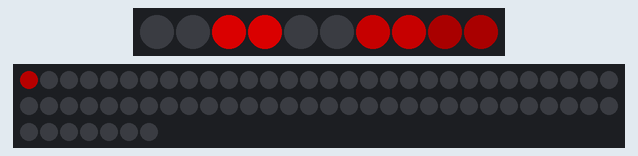
This sketch was run on a simulated Arduino Uno, built with avr-gcc and run on an emulated ATmega328P. Parts: 10 RGB LEDs in strip order, left to right, 67 RGB LEDs in strip order, left to right, continuing on the next row. Dim RGB values are drawn brighter than linear; the strip is taken to match the declared colour order.

Above: at 0.16 s.
At 4.78 s:
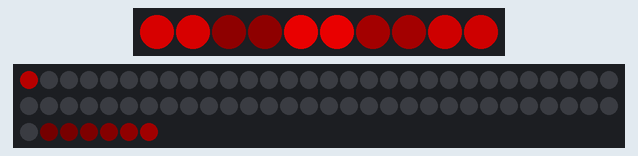
At 10.03 s:
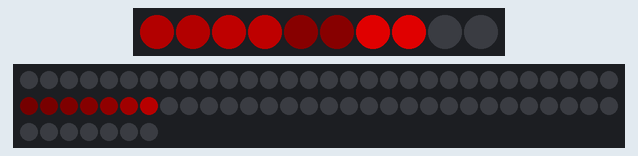
At 19.9 s:
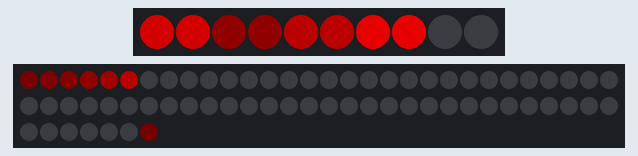
At 29.78 s:
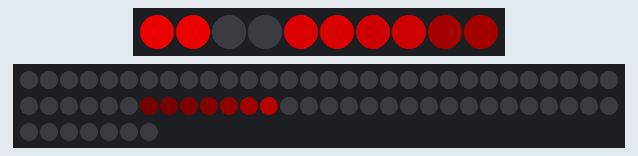
At 39.67 s:
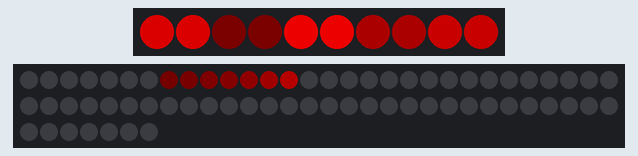

The sketch:

Eyes.ino
```cpp
#include <Adafruit_NeoPixel.h>

#define PIN 6
#define STRIPPIN 7
#define LEDCOUNT 10

const int FADE_LENGTH = 8;
const int FADE_SCALE  = 128;
const int PIXEL_COUNT = 67;

// Parameter 1 = number of pixels in strip
// Parameter 2 = Arduino pin number (most are valid)
// Parameter 3 = pixel type flags, add together as needed:
//   NEO_KHZ800  800 KHz bitstream (most NeoPixel products w/WS2812 LEDs)
//   NEO_KHZ400  400 KHz (classic 'v1' (not v2) FLORA pixels, WS2811 drivers)
//   NEO_GRB     Pixels are wired for GRB bitstream (most NeoPixel products)
//   NEO_RGB     Pixels are wired for RGB bitstream (v1 FLORA pixels, not v2)
Adafruit_NeoPixel LEDstrip = Adafruit_NeoPixel(LEDCOUNT, PIN, NEO_RGB + NEO_KHZ800);
Adafruit_NeoPixel strip = Adafruit_NeoPixel(PIXEL_COUNT, STRIPPIN, NEO_GRB + NEO_KHZ800);

// IMPORTANT: To reduce NeoPixel burnout risk, avoid connecting
// on a live circuit... if you must, connect GND first. Minimize
// distance between Arduino and first pixel.

uint8_t eyes[] = {0, 2, 4, 6, 8};
uint8_t eyebrightness[] = {50, 200, 0, 150, 100};
uint8_t eyedirection[] = {1, -1, 1, 1, -1};
int cometled = 0;

void setup() {
  LEDstrip.begin();
  LEDstrip.show(); // Initialize all pixels to 'off'
  strip.begin();
  strip.show(); // Initialize all pixels to 'off'
}

void loop() {

  for (uint8_t i = 0; i < 5; i++) {
   eyeGlow(i);
  }

  comet(cometled);
  cometled++;
  if (cometled > (PIXEL_COUNT * 5)) {
    cometled = 0;
  }
  delay(10);

}

// make pairs of eyes glow
void eyeGlow(uint8_t i) {

  if (eyebrightness[i] > 254) {
    eyedirection[i] = -1;
  }
  if (eyebrightness[i] < 1) {
    eyedirection[i] = 1;
  }

  eyebrightness[i] += eyedirection[i];
  uint8_t brightness = 0;
  if (eyebrightness[i] < 55) {
    brightness = 0;
  }
  else {
    brightness = eyebrightness[i] - 55;
  }


  LEDstrip.setPixelColor(eyes[i], brightness, 0, 0);
  LEDstrip.setPixelColor(eyes[i] + 1, brightness, 0, 0);
  LEDstrip.show();

}


void comet (int i) {
    for ( int p = 0 ; p < PIXEL_COUNT ; p++ ) {
      strip.setPixelColor( p, 0 );  //  clear the strip
    }
    drawFade( i, 255, 0, 0);        //  then draw the fade
    strip.show();
}


void drawFade ( int start, uint8_t r, uint8_t g, uint8_t b ) {
  int brightness = PIXEL_COUNT;
  for ( int p = 0 ; p < FADE_LENGTH ; p++ ) {
    strip.setPixelColor(
      ( start - p ) % PIXEL_COUNT,
      strip.Color(
        ( r * brightness ) / 255,
        ( g * brightness ) / 255,
        ( b * brightness ) / 255
      )
    );
    brightness = ( brightness * FADE_SCALE ) / 255;
  }
}
```
